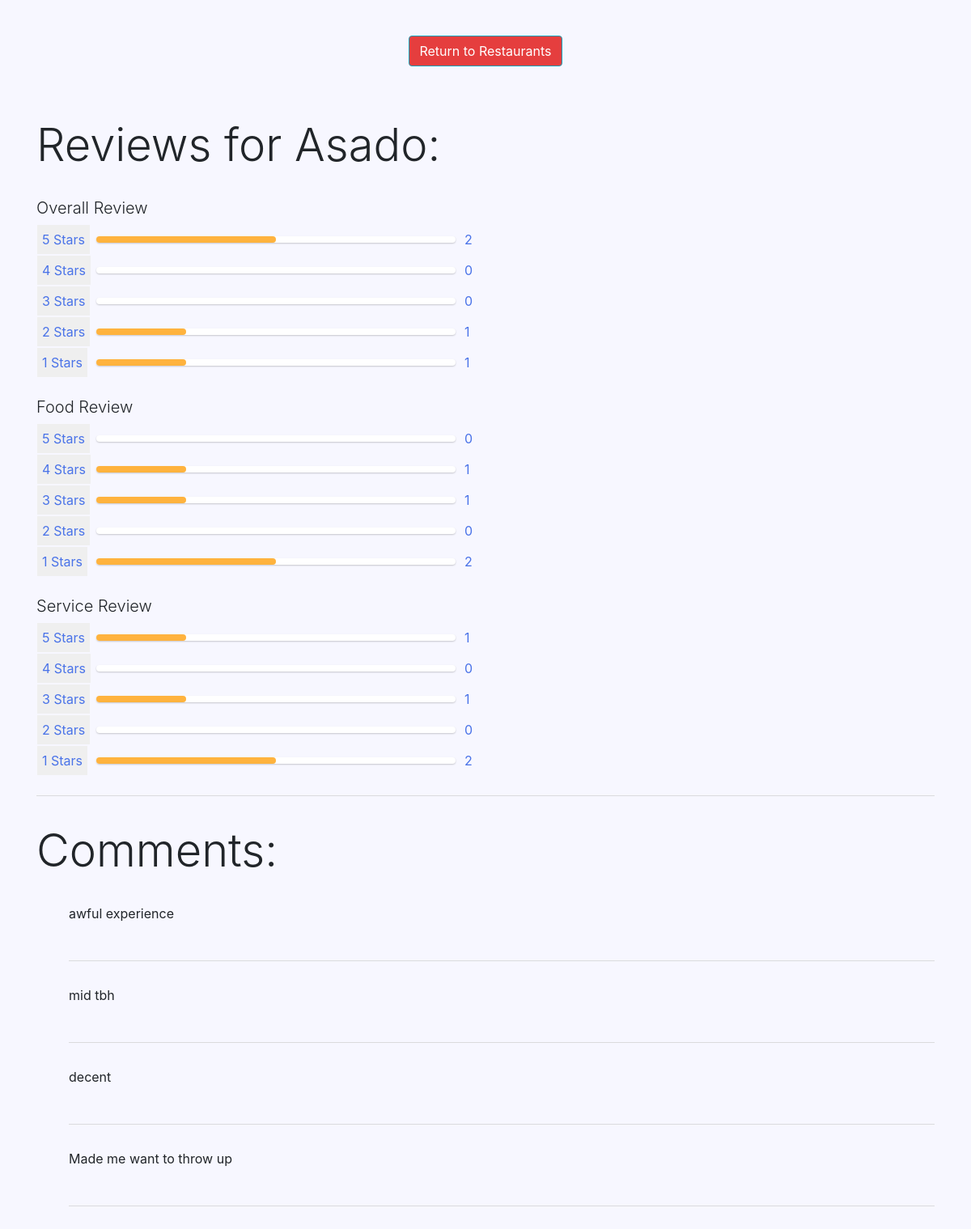
The app's page /restaurantReviews.php?name=Asado with its own data.
### tables this page shows
CREATE TABLE `review` (
  `review_id` int(11) NOT NULL,
  `overall_rating` int(11) NOT NULL,
  `service_rating` int(11) NOT NULL,
  `food_rating` int(11) NOT NULL,
  `comment` varchar(250) DEFAULT NULL,
  `restaurant_id` int(11) NOT NULL,
  `email` varchar(100) NOT NULL
);

### restaurantReviews.php (the view, shortened to what the rows shown need)
<?php
require 'config.php';
$exists = TRUE;
if ($_SERVER['REQUEST_METHOD'] == 'POST'){
  $name_value = $_POST['name'];
  $restaurant_row = mysqli_query($db_connection, "SELECT * FROM `restaurant` WHERE `name`='$name_value'");
  if(mysqli_num_rows($restaurant_row) == 0){
    $exists = FALSE;
  }
}
else {
  $name_value = $_GET['name'];
}
$restaurant_row = mysqli_query($db_connection, "SELECT * FROM `restaurant` WHERE `name`='$name_value'");
$restaurant = mysqli_fetch_assoc($restaurant_row);
$restaurant_id = intval($restaurant['restaurant_id']);
$reviews = mysqli_query($db_connection, "SELECT * FROM `review` WHERE `restaurant_id`='$restaurant_id'");
?>
<!DOCTYPE html>
<html lang="en">
<head>
    <link rel="stylesheet" href="https://cdn.jsdelivr.net/npm/bootstrap@4.3.1/dist/css/bootstrap.min.css">
</head>
<body style="background-color:#f7f7ff;">
    <br>
<div class="container">
    <div id="reviews" class="review-section">
        <?php if(!$exists): ?>
    <h1> This restaurant does not exist, please try again </h1>
        <?php else: ?>
    <h1 class="display-4"> Reviews for <?php echo $name_value ?>: </h1>
        <br>
        <h2 class="lead"> Overall Review </h2>
        <br>
        <h2 class="lead"> Food Review </h2>
        <br>
        <h2 class="lead"> Service Review </h2>
    </div>
    <div class="review-list">
        <h2 class="display-4"> Comments: </h2> <br>
        <ul>
            <?php foreach($reviews as $review): ?>
            <li>
                <p> <?php echo $review['comment']; ?> </p>
            </li>
            <?php endforeach; ?>
        </ul>
    </div>
</div>
</body>
<?php endif ?>
</html>

### records on screen
review: comment "awful experience"
review: comment "mid tbh"
review: comment "decent"
review: comment "Made me want to throw up"

### other values on screen
$name_value "Asado"
$num_overall_5 "2"
$num_overall_4 "0"
$num_overall_3 "0"
$num_overall_2 "1"
$num_overall_1 "1"
$num_food_5 "0"
$num_food_4 "1"
$num_food_3 "1"
$num_food_2 "0"
$num_food_1 "2"
$num_service_5 "1"
$num_service_4 "0"
$num_service_3 "1"
$num_service_2 "0"
